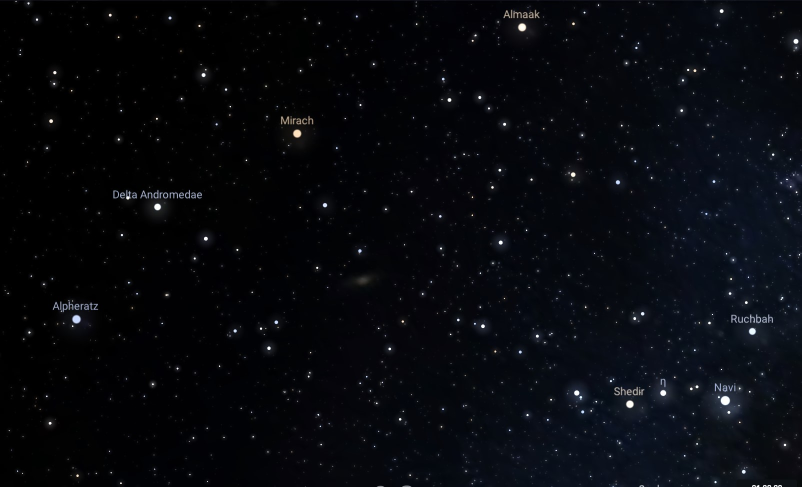
#> input picture testeImgs/AndromedaGit.jpg, 1604 x 973 px, given in place of livroMenor.jpg, which was not available (shown at 1/2 size)
$ python main.py   (Python 2 division)
#> lines starting #> are read from the running program, lines starting #| are printed output that depends on the picture; pictures that were not available may be replaced by others from this repository, and a replacement may not be noted
### classes/ImageLoader.py
import glob
import cv2

class ImageLoader:
    """
    Classe para carregar imagens de forma conveniente.

    Esta classe fornece métodos para carregar uma única imagem,
    várias imagens, podendo ser em tom de cinza ou não.

    Métodos:
    - loadImage: carrega uma única imagem.
    - loadImageGray: carrega uma única imagem em tons de cinza.
    - loadMultipleImages: carrega várias imagens.
    - loadMultipleImagesGray: carrega várias imagens em tons de cinza.
    """
    # [9 lines left out: function loadImage, not called in this run]

    @staticmethod
    def loadImageGray(imgName):
        """
        Função que carrega uma única imagem em tons de cinza.

        imgName: Nome da imagem que será carregada.
        """
#> called with imgName = 'livroMenor'
        imgGray = cv2.imread("testeImgs/" + imgName + ".jpg", 0)
#> imgGray: shape (973, 1604); min 0, max 255, mean 8.5
        return imgGray

    # [45 lines left out: functions loadMultipleImages, loadMultipleImagesGray, not called in this run]

### classes/ShowImages.py
import matplotlib.pyplot as plt
import cv2

class ShowImages:
    """
    Classe para exibir imagens de forma conveniente.

    Esta classe fornece métodos para exibir uma única imagem,
    várias imagens em uma grade e várias imagens em tons de cinza.

    Métodos:
    - showSingleImage: exibe uma única imagem.
    - showSingleImageGray: exibe uma única imagem em tons de cinza.
    - showMultipleImages: exibe várias imagens em uma grade.
    - showMultipleImagesGray: exibe várias imagens em tons de cinza em uma grade.
    """
    # [13 lines left out: function showSingleImage, not called in this run]

    @staticmethod
    def showSingleImageGray(img, title, size):
        """
        Função que exibe uma única imagem em tons de cinza.

        img: Imagem que será exibida na tela.
        title: Título da imagem.
        size: Tamanho da figura (largura, altura).
        """
        fig, axis = plt.subplots(figsize=size)
        axis.imshow(img, 'gray')
        axis.set_title(title, fontdict={'fontsize': 22, 'fontweight': 'medium'})
        plt.show()

    # [47 lines left out: function showMultipleImages, not called in this run]

    @staticmethod
    def showMultipleImagesGray(imgsArray, titlesArray, size, x, y):
        """
        Função que exibe várias imagens em tons de cinza.

        imgsArray: Vetor de imagens que serão exibidas na tela.
        title: Vetor de títulos das imagens.
        size: Tamanho da figura (largura, altura).
        x: Número de imagens por linha.
        y: Número de imagens por coluna.
        """
        if(x < 1 or y < 1):
            print("ERRO: X e Y não podem ser zero ou abaixo de zero!")
            return
        elif(x == 1 and y == 1):
            ShowImages.showSingleImageGray(imgsArray[0], titlesArray[0], size)
        elif(x == 1):
            fig, axis = plt.subplots(y, figsize=size)
            yId = 0
            for img, title in zip(imgsArray, titlesArray):
                axis[yId].imshow(img, 'gray')
                axis[yId].set_anchor('NW')
                axis[yId].set_title(title, fontdict={'fontsize': 18, 'fontweight': 'medium'}, pad=10)
                yId += 1
        elif(y == 1):
            fig, axis = plt.subplots(1, x, figsize=size)
            fig.suptitle(titlesArray)
            xId = 0
            for img, title in zip(imgsArray, titlesArray):
                axis[xId].imshow(img, 'gray')
                axis[xId].set_anchor('NW')
                axis[xId].set_title(title, fontdict={'fontsize': 18, 'fontweight': 'medium'}, pad=10)
                xId += 1
        else:
            fig, axis = plt.subplots(y, x, figsize=size)
            titleId = 0
            for i in range(y):
                for j in range(x):
                    axis[i, j].set_title(titlesArray[titleId], fontdict={'fontsize': 18, 'fontweight': 'medium'}, pad=10)
                    axis[i, j].set_anchor('NW')
                    axis[i, j].imshow(imgsArray[titleId], 'gray')
                    if(len(titlesArray[titleId]) == 0):
                        axis[i, j].axis('off')
                    titleId += 1
        plt.show()
        cv2.waitKey(0)
        cv2.destroyAllWindows()

### main.py
import cv2
import numpy as np
from matplotlib import pyplot as plt
from classes import *

# Testando template matching básico
'''
Primeiro trabalho -
1) Peguei uma imagem maior, cortei ela, e gerei a imagem menor.
2) Testei todos os métodos de Template matching.
3) Plotei a imagem com a área do matching na tela.
------------------
Segundo trabalho -
1) Pegar a imagem do Github.
2) Pegar uma imagem maior que a do Github, da mesma região.
3) Testar
'''
def main():
    # [66 lines of commented-out code are left out]
    img1 = ImageLoader.loadImageGray("livroMenor")
    img2 = ImageLoader.loadImageGray("livroMaior")
#> call 2 of loadImageGray, with imgName = 'livroMaior'
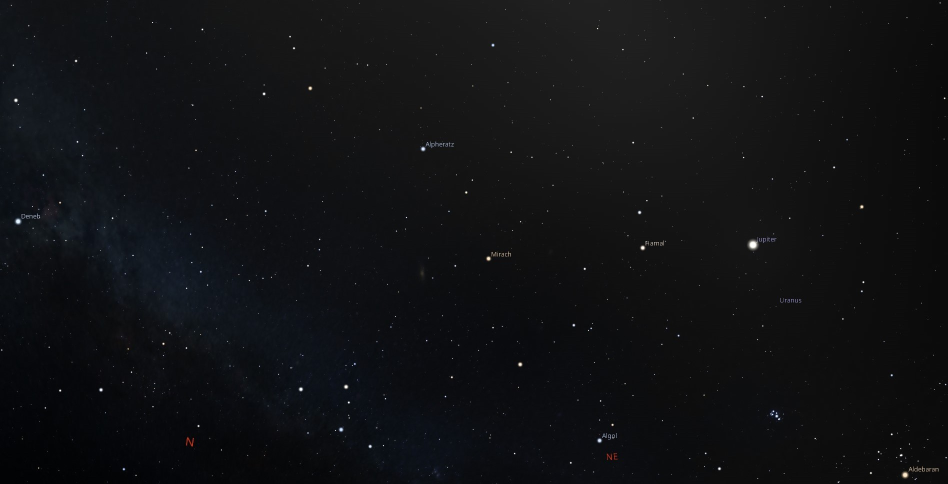
#> input picture testeImgs/AndromedaMeu.jpg, 1895 x 968 px, given in place of livroMaior.jpg, which was not available (shown at 1/2 size)

    # [17 lines of commented-out code are left out]
    sift = cv2.SIFT_create()

    # Detecção de pontos chaves e descritores
    keypoints_1, descriptors_1 = sift.detectAndCompute(img1, None)
#> keypoints_1 = 1004 keypoints; strongest (x, y, size): (928, 308, 2), (833, 48, 2), (638, 46, 2), (88, 568, 2)
    keypoints_2, descriptors_2 = sift.detectAndCompute(img2, None)
#> keypoints_2 = 365 keypoints; strongest (x, y, size): (1757, 904, 2.1), (120, 781, 2.5), (1141, 925, 2.1), (1802, 910, 3)

    # Desenhando os pontos chave
    imgPontosChave1 = cv2.drawKeypoints(img1, keypoints_1, img1)
    imgPontosChave2 = cv2.drawKeypoints(img2, keypoints_2, img2)

    # Objeto usado para encontrar correspondencias
    # Utiliza força bruta, distancia manhattan e verifica em ambas direções
    bf = cv2.BFMatcher(cv2.NORM_L1, crossCheck=True)

    # Encontra as correspondências entre os descritores das 2 imagens
    matches = bf.match(descriptors_1,descriptors_2)
#> matches = 68 matches

    # Ordena a lista de correspondencias com base distancia
    # Lambda extrai a distancia de cada correspondencia da lista
    # lambda arguments: expression
    matches = sorted(matches, key = lambda x:x.distance)

    print("Dados:")
    # Imprimir o número de correspondências
    print("\tNumero de correspondencias:", len(matches))
#| 	Numero de correspondencias: 68
    # Imprimir o número de pontos chaves da primeira imagen
    print("\tNumero de pontos-chave da img menor:", len(keypoints_1))
#| 	Numero de pontos-chave da img menor: 1004
    # Imprimir o número de pontos chaves da segunda imagen
    print("\tNumero de pontos-chave da img maior:", len(keypoints_2))
#| 	Numero de pontos-chave da img maior: 365

    # Desenha as primeiras 50 correspondencias
    matched_img = cv2.drawMatches(img1, keypoints_1, img2, keypoints_2,
                                  matches[:50], img2, flags=2)
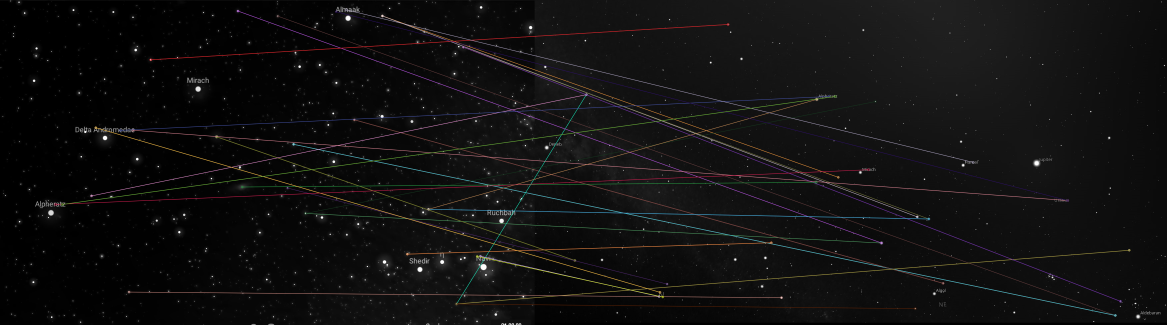
#> matched_img: shape (973, 3499, 3) (shown at 1/3 size); mean of channels 0, 1, 2 15.7, 15.8, 16.4; drawn as B, G, R

    # Mostrando os pontos chave na tela
    ShowImages.showMultipleImagesGray([imgPontosChave1, imgPontosChave2],
                            ["Pontos chave 1", "Pontos chave 2"], (8,8), 2, 1)
#> the loop in showMultipleImagesGray, `for img, title in zip(imgsArray, titlesArray):` made 2 passes
#> (title, xId) on passes 1 to 2: ('Pontos chave 1', 1), ('Pontos chave 2', 2)
#> after the loop in showMultipleImagesGray, `for img, title in zip(imgsArray, titlesArray):`: xId = 2
#> in showMultipleImagesGray, `plt.show()`:
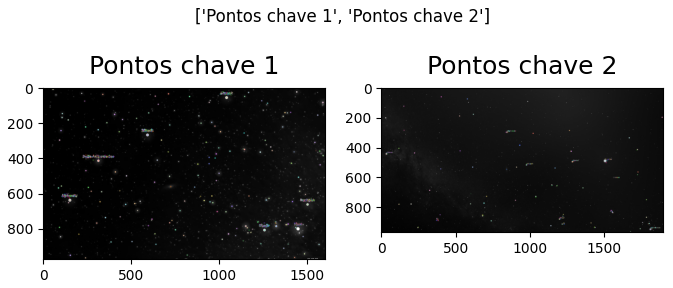
#> figure drawn by matplotlib, 2 panels

    # Mostrando a imagem com as linhas de correspondência
    ShowImages.showSingleImageGray(matched_img, "Sift", (8,8))

if __name__ == "__main__":
    main()
